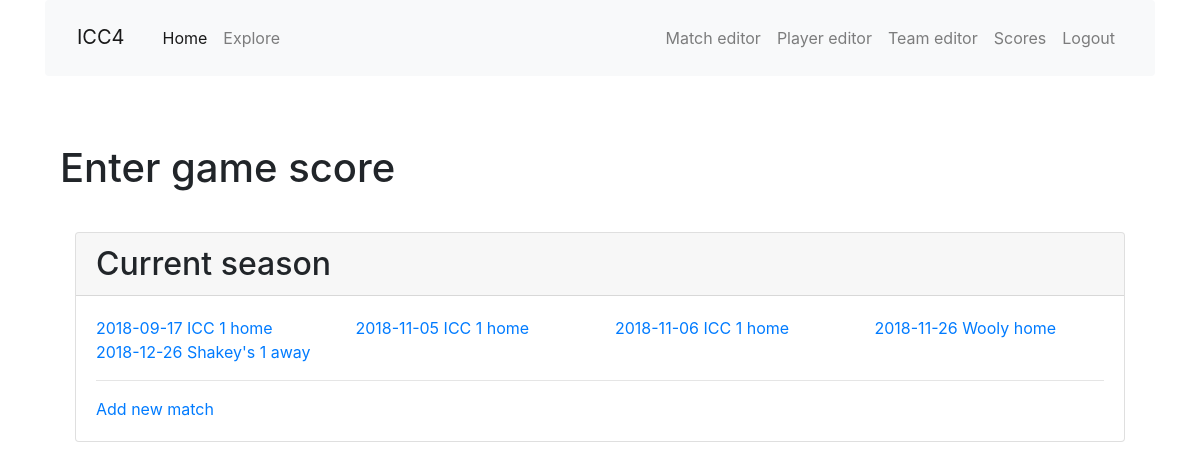
The page /enter_score on the database as committed earlier.
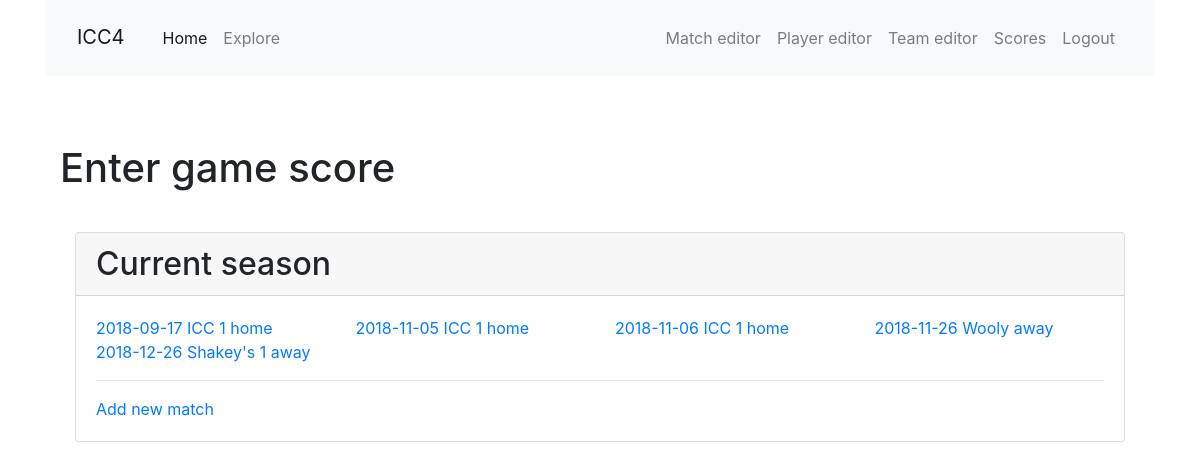
The same page on the database as committed later.
### app/models.py (models this page shows, shortened)
class Match(db.Model):
    id = db.Column(db.Integer, primary_key=True)
    opponent_id = db.Column(db.Integer, db. ForeignKey('team.id'))
    opponent = db.relationship('Team', back_populates='matches')
    date = db.Column(db.Date, index=True, default=date.today())
    location = db.Column(db.String(64))
    home_away = db.Column(db.String(32), index=True)
    match_type = db.Column(db.String(32), index=True)
    games = db.relationship('Game', back_populates='match', lazy='dynamic')
    team_score = db.Column(db.Integer, index=True)
    opponent_score = db.Column(db.Integer, index=True)
    win = db.Column(db.Boolean, index=True, default=True)
    match_summary = db.Column(db.String(512))
    food = db.Column(db.String(128))

class Team(db.Model):
    id = db.Column(db.Integer, primary_key=True)
    name = db.Column(db.String(64), index=True, unique=True)
    home_location = db.Column(db.String(64), index=True)
    address = db.Column(db.String(128), index=True)
    matches = db.relationship('Match', back_populates='opponent', lazy='dynamic')

### app/main/routes.py (the view, shortened to what this page needs)
@bp.route('/enter_score',  methods=['GET', 'POST'], defaults={'id': None})
@bp.route('/enter_score/<id>',  methods=['GET', 'POST'])
def enter_score(id):
    match = Match.query.filter_by(id=id).first()
    form = EnterScoresForm(obj=match)
    all_matches = Match.query.order_by(Match.date).all()
    if request.method=='GET' and match is not None:
        form.load_games(match)
    return render_template('enter_score.html', title='Enter Scores',
        form=form, match=match, all_matches=all_matches)

### app/templates/enter_score.html (shortened to what this page needs)
{% extends "base.html" %}
{% import 'bootstrap/wtf.html' as wtf %}
{% block app_content %}
<div class="container">
  <h1>Enter game score</h1>
  <br>
  {% set c=3 %}
  <div class="col-12 mt-2 mx-auto">
    <div class="card h-100">
      <h2 class="card-header">Current season</h2>
      <div class="card-body">
        <ul class="row list-unstyled">
        {% for m in all_matches %}
        <li class="col-xs-3">
          <a href="{{ url_for('main.enter_score', id=m.id) }}">{{ m.date }} {{ m.opponent.name }} {{ m.home_away }} </a>
        </li>
        {% endfor %}
        </ul>
        <hr>
        <a href="{{ url_for('main.match_edit') }}">Add new match</a>
      </div>
    </div>
  </div>
</div>
{% endblock %}

### app/templates/base.html (shortened to what this page needs)
{% extends 'bootstrap/base.html' %}
{% block head %}
{{super()}}
  <link rel="stylesheet" href="https://stackpath.bootstrapcdn.com/bootstrap/4.1.3/css/bootstrap.min.css">
  <link rel="stylesheet" href="{{ url_for('static', filename='css/main.css') }}">
{% endblock %}
{% block navbar %}
<div class="container">
<nav class="navbar navbar-expand-md navbar-light bg-light">
  <a class="navbar-brand mt-2 mr-auto" href="{{ url_for('main.index') }}">ICC4</a>
  <div class="collapse navbar-collapse" id="navbarTogglerDemo02">
    <ul class="navbar-nav mr-auto mt-2 mt-lg-0">
      <li class="nav-item active">
        <a class="nav-link" href="{{ url_for('main.index') }}">Home<span class="sr-only">(current)</span></a>
      </li>
      <li class="nav-item">
        <a class="nav-link" href="">Explore</a>
      </li>
    </ul>
    <ul class="navbar-nav mt-2 mt-lg-0">
    {% if False %}
      <li><a href="">Login</a></li>
    {% else %}
      <li class="nav-item">
        <a class="nav-link" href="{{ url_for('main.match_edit') }}">Match editor</a>
      </li>
      <li class="nav-item">
        <a class="nav-link" href="{{ url_for('main.player_edit') }}">Player editor</a>
      </li>
      <li class="nav-item">
        <a class="nav-link" href="{{ url_for('main.team_edit') }}">Team editor</a>
      </li>
      <li class="nav-item">
        <a class="nav-link" href="{{ url_for('main.enter_score') }}">Scores</a>
      </li>
      <li class="nav-item">
        <a class="nav-link" href="">Logout</a>
      </li>
    {% endif %}
    </ul>
  </div>
</nav>
</div>
{% endblock %}
{% block content %}
<div class="container">
    {% block app_content %}{% endblock %}
  </div>
{% endblock %}

### app/static/css/main.css (style rules this page uses)
html { font-size: 100%; }

Rows that differ between the two databases and show on the page:
changed Match "Wooly": home_away "home" → "away"
